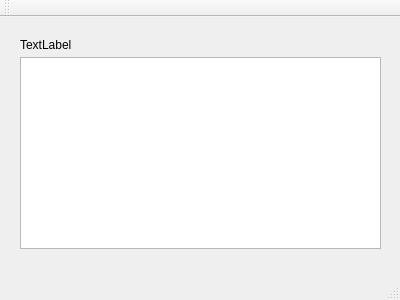
<?xml version="1.0" encoding="UTF-8"?>
<ui version="4.0">
 <class>MainWindow</class>
 <widget class="QMainWindow" name="MainWindow">
  <property name="geometry">
   <rect>
    <x>0</x>
    <y>0</y>
    <width>400</width>
    <height>300</height>
   </rect>
  </property>
  <property name="windowTitle">
   <string>MainWindow</string>
  </property>
  <widget class="QWidget" name="centralWidget">
   <widget class="QTextBrowser" name="textBrowser">
    <property name="geometry">
     <rect>
      <x>20</x>
      <y>40</y>
      <width>361</width>
      <height>192</height>
     </rect>
    </property>
   </widget>
   <widget class="QLabel" name="label">
    <property name="geometry">
     <rect>
      <x>20</x>
      <y>20</y>
      <width>141</width>
      <height>16</height>
     </rect>
    </property>
    <property name="text">
     <string>TextLabel</string>
    </property>
   </widget>
  </widget>
  <widget class="QMenuBar" name="menuBar">
   <property name="geometry">
    <rect>
     <x>0</x>
     <y>0</y>
     <width>400</width>
     <height>23</height>
    </rect>
   </property>
  </widget>
  <widget class="QToolBar" name="mainToolBar">
   <attribute name="toolBarArea">
    <enum>TopToolBarArea</enum>
   </attribute>
   <attribute name="toolBarBreak">
    <bool>false</bool>
   </attribute>
  </widget>
  <widget class="QStatusBar" name="statusBar"/>
 </widget>
 <layoutdefault spacing="6" margin="11"/>
 <resources/>
 <connections/>
</ui>
